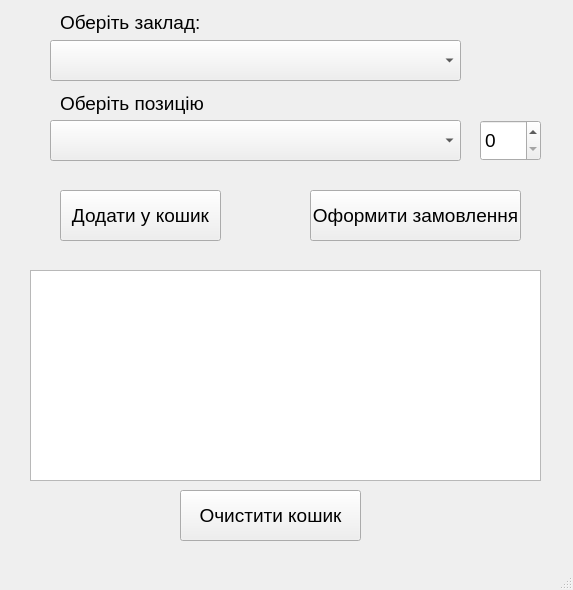
<?xml version="1.0" encoding="UTF-8"?>
<ui version="4.0">
 <class>win_create_order</class>
 <widget class="QMainWindow" name="win_create_order">
  <property name="geometry">
   <rect>
    <x>0</x>
    <y>0</y>
    <width>573</width>
    <height>590</height>
   </rect>
  </property>
  <property name="windowTitle">
   <string>Оформлення замовлення</string>
  </property>
  <widget class="QWidget" name="centralwidget">
   <widget class="QComboBox" name="cb_place">
    <property name="geometry">
     <rect>
      <x>50</x>
      <y>40</y>
      <width>411</width>
      <height>41</height>
     </rect>
    </property>
   </widget>
   <widget class="QSpinBox" name="sb_amount">
    <property name="geometry">
     <rect>
      <x>480</x>
      <y>120</y>
      <width>61</width>
      <height>41</height>
     </rect>
    </property>
    <property name="font">
     <font>
      <pointsize>14</pointsize>
     </font>
    </property>
   </widget>
   <widget class="QLabel" name="label">
    <property name="geometry">
     <rect>
      <x>60</x>
      <y>12</y>
      <width>181</width>
      <height>21</height>
     </rect>
    </property>
    <property name="font">
     <font>
      <pointsize>14</pointsize>
     </font>
    </property>
    <property name="text">
     <string>Оберіть заклад:</string>
    </property>
   </widget>
   <widget class="QComboBox" name="cb_product">
    <property name="geometry">
     <rect>
      <x>50</x>
      <y>120</y>
      <width>411</width>
      <height>41</height>
     </rect>
    </property>
   </widget>
   <widget class="QLabel" name="label_2">
    <property name="geometry">
     <rect>
      <x>60</x>
      <y>93</y>
      <width>161</width>
      <height>21</height>
     </rect>
    </property>
    <property name="font">
     <font>
      <pointsize>14</pointsize>
     </font>
    </property>
    <property name="text">
     <string>Оберіть позицію</string>
    </property>
   </widget>
   <widget class="QPushButton" name="btn_add_to_basket">
    <property name="geometry">
     <rect>
      <x>60</x>
      <y>190</y>
      <width>161</width>
      <height>51</height>
     </rect>
    </property>
    <property name="font">
     <font>
      <pointsize>14</pointsize>
     </font>
    </property>
    <property name="text">
     <string>Додати у кошик</string>
    </property>
   </widget>
   <widget class="QPushButton" name="btn_create_order">
    <property name="geometry">
     <rect>
      <x>310</x>
      <y>190</y>
      <width>211</width>
      <height>51</height>
     </rect>
    </property>
    <property name="font">
     <font>
      <pointsize>14</pointsize>
     </font>
    </property>
    <property name="text">
     <string>Оформити замовлення</string>
    </property>
   </widget>
   <widget class="QPushButton" name="bnt_clear_order">
    <property name="geometry">
     <rect>
      <x>180</x>
      <y>490</y>
      <width>181</width>
      <height>51</height>
     </rect>
    </property>
    <property name="font">
     <font>
      <pointsize>14</pointsize>
     </font>
    </property>
    <property name="text">
     <string>Очистити кошик</string>
    </property>
   </widget>
   <widget class="QTableView" name="tb_basket">
    <property name="geometry">
     <rect>
      <x>30</x>
      <y>270</y>
      <width>511</width>
      <height>211</height>
     </rect>
    </property>
    <property name="font">
     <font>
      <pointsize>12</pointsize>
     </font>
    </property>
   </widget>
  </widget>
  <widget class="QStatusBar" name="statusbar"/>
 </widget>
 <resources/>
 <connections/>
</ui>
